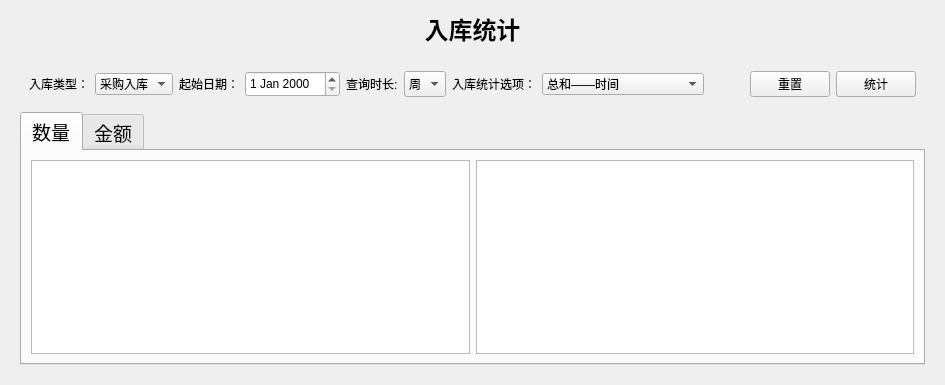
      <widget class="QWidget" name="page_11">
       <layout class="QVBoxLayout" name="verticalLayout_27">
        <item>
         <widget class="QLabel" name="eleventhlabel">
          <property name="sizePolicy">
           <sizepolicy hsizetype="Preferred" vsizetype="Fixed">
            <horstretch>0</horstretch>
            <verstretch>0</verstretch>
           </sizepolicy>
          </property>
          <property name="font">
           <font>
            <family>楷体</family>
            <pointsize>18</pointsize>
            <bold>true</bold>
           </font>
          </property>
          <property name="text">
           <string>入库统计</string>
          </property>
          <property name="alignment">
           <set>Qt::AlignCenter</set>
          </property>
         </widget>
        </item>
        <item>
         <widget class="QFrame" name="frame_6">
          <property name="frameShape">
           <enum>QFrame::NoFrame</enum>
          </property>
          <property name="frameShadow">
           <enum>QFrame::Raised</enum>
          </property>
          <layout class="QVBoxLayout" name="verticalLayout_29">
           <item>
            <widget class="QWidget" name="widget_56" native="true">
             <property name="sizePolicy">
              <sizepolicy hsizetype="Preferred" vsizetype="Fixed">
               <horstretch>0</horstretch>
               <verstretch>1</verstretch>
              </sizepolicy>
             </property>
             <layout class="QHBoxLayout" name="horizontalLayout_37">
              <item>
               <widget class="QLabel" name="label_6">
                <property name="text">
                 <string>入库类型：</string>
                </property>
               </widget>
              </item>
              <item>
               <widget class="QComboBox" name="eleventhInStoreCategoryComboBox">
                <item>
                 <property name="text">
                  <string>采购入库</string>
                 </property>
                </item>
                <item>
                 <property name="text">
                  <string>销售退货</string>
                 </property>
                </item>
               </widget>
              </item>
              <item>
               <widget class="QLabel" name="label_25">
                <property name="text">
                 <string>起始日期：</string>
                </property>
                <property name="alignment">
                 <set>Qt::AlignCenter</set>
                </property>
               </widget>
              </item>
              <item>
               <widget class="QDateEdit" name="eleventhStartDateEdit">
                <property name="sizePolicy">
                 <sizepolicy hsizetype="Preferred" vsizetype="Preferred">
                  <horstretch>0</horstretch>
                  <verstretch>0</verstretch>
                 </sizepolicy>
                </property>
               </widget>
              </item>
              <item>
               <widget class="QLabel" name="label_19">
                <property name="sizePolicy">
                 <sizepolicy hsizetype="Fixed" vsizetype="Preferred">
                  <horstretch>20</horstretch>
                  <verstretch>0</verstretch>
                 </sizepolicy>
                </property>
                <property name="text">
                 <string>查询时长:</string>
                </property>
                <property name="alignment">
                 <set>Qt::AlignLeading|Qt::AlignLeft|Qt::AlignVCenter</set>
                </property>
               </widget>
              </item>
              <item>
               <widget class="QComboBox" name="eleventhTimeLengthComboBox">
                <property name="sizePolicy">
                 <sizepolicy hsizetype="Preferred" vsizetype="Preferred">
                  <horstretch>0</horstretch>
                  <verstretch>0</verstretch>
                 </sizepolicy>
                </property>
                <item>
                 <property name="text">
                  <string>周</string>
                 </property>
                </item>
                <item>
                 <property name="text">
                  <string>月</string>
                 </property>
                </item>
                <item>
                 <property name="text">
                  <string>季</string>
                 </property>
                </item>
                <item>
                 <property name="text">
                  <string>年</string>
                 </property>
                </item>
               </widget>
              </item>
              <item>
               <widget class="QLabel" name="label_48">
                <property name="text">
                 <string>入库统计选项：</string>
                </property>
                <property name="alignment">
                 <set>Qt::AlignLeading|Qt::AlignLeft|Qt::AlignVCenter</set>
                </property>
               </widget>
              </item>
              <item>
               <widget class="QComboBox" name="eleventhInStoreStatisticsComboBox">
                <item>
                 <property name="text">
                  <string>总和——时间</string>
                 </property>
                </item>
                <item>
                 <property name="text">
                  <string>多交易对象——时间</string>
                 </property>
                </item>
                <item>
                 <property name="text">
                  <string>多类别——时间</string>
                 </property>
                </item>
                <item>
                 <property name="text">
                  <string>多商品——时间</string>
                 </property>
                </item>
                <item>
                 <property name="text">
                  <string>多类别——类别</string>
                 </property>
                </item>
                <item>
                 <property name="text">
                  <string>多交易对象——交易对象</string>
                 </property>
                </item>
                <item>
                 <property name="text">
                  <string>多商品——商品</string>
                 </property>
                </item>
               </widget>
              </item>
              <item>
               <spacer name="horizontalSpacer_4">
                <property name="orientation">
                 <enum>Qt::Horizontal</enum>
                </property>
                <property name="sizeHint" stdset="0">
                 <size>
                  <width>40</width>
                  <height>20</height>
                 </size>
                </property>
               </spacer>
              </item>
              <item>
               <widget class="QPushButton" name="eleventhResetPushButton">
                <property name="sizePolicy">
                 <sizepolicy hsizetype="Preferred" vsizetype="Preferred">
                  <horstretch>0</horstretch>
                  <verstretch>0</verstretch>
                 </sizepolicy>
                </property>
                <property name="text">
                 <string>重置</string>
                </property>
               </widget>
              </item>
              <item>
               <widget class="QPushButton" name="eleventhStatisticsPushButton">
                <property name="text">
                 <string>统计</string>
                </property>
               </widget>
              </item>
             </layout>
            </widget>
           </item>
           <item>
            <widget class="QTabWidget" name="tabWidget">
             <property name="font">
              <font>
               <family>楷体</family>
               <pointsize>14</pointsize>
              </font>
             </property>
             <property name="currentIndex">
              <number>0</number>
             </property>
             <widget class="QWidget" name="tab">
              <attribute name="title">
               <string>数量</string>
              </attribute>
              <layout class="QHBoxLayout" name="horizontalLayout_3">
               <item>
                <widget class="QChartView" name="eleventhCountBarGraphicsView">
                 <property name="styleSheet">
                  <string notr="true"/>
                 </property>
                </widget>
               </item>
               <item>
                <widget class="QChartView" name="eleventhCountPieGraphicsView"/>
               </item>
              </layout>
             </widget>
             <widget class="QWidget" name="tab_2">
              <attribute name="title">
               <string>金额</string>
              </attribute>
              <layout class="QGridLayout" name="gridLayout_12">
               <item row="0" column="1">
                <widget class="QChartView" name="eleventhMoneyPieGraphicsView"/>
               </item>
               <item row="0" column="0">
                <widget class="QChartView" name="eleventhMoneyBarGraphicsView"/>
               </item>
              </layout>
             </widget>
            </widget>
           </item>
          </layout>
         </widget>
        </item>
       </layout>
      </widget>
